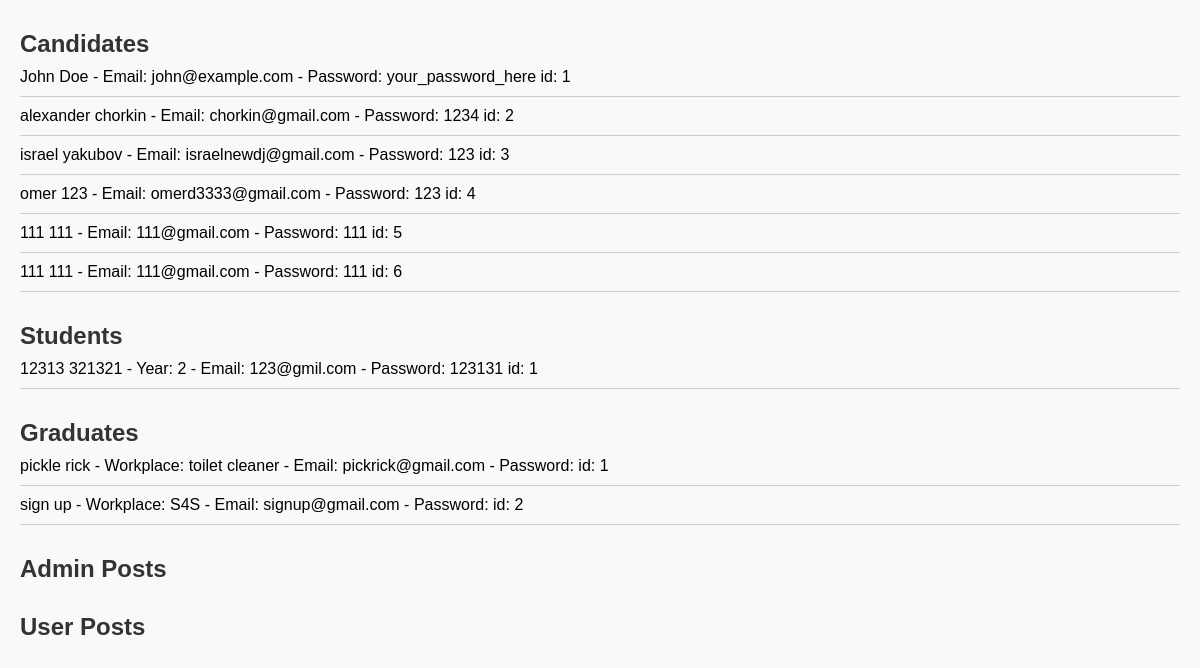
The page /data/ on the database as committed earlier.
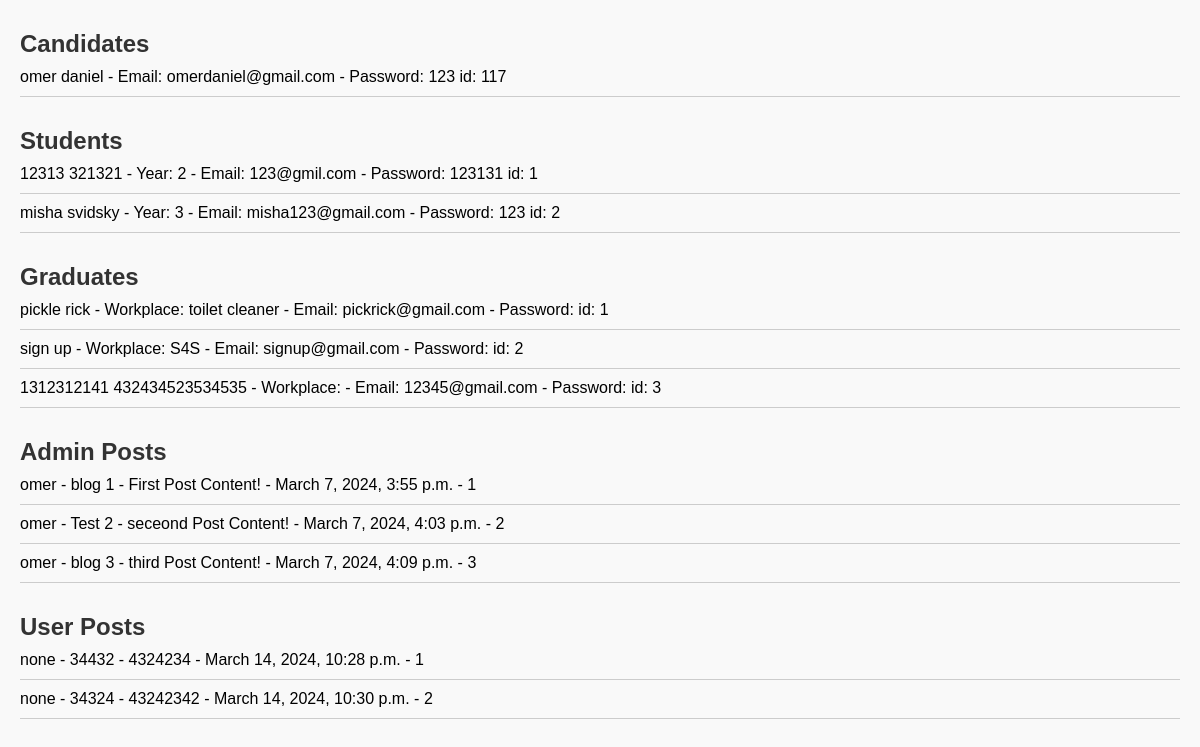
The same page on the database as committed later.
### S4S/models.py (models this page shows, shortened)
class Candidate(models.Model):
    first_name = models.CharField(max_length=100)
    last_name = models.CharField(max_length=100)
    email = models.EmailField(max_length=254)
    password = models.CharField(max_length=100)

class Student(models.Model):
    first_name = models.CharField(max_length=100)
    last_name = models.CharField(max_length=100)
    select_year = models.IntegerField()
    email = models.EmailField(max_length=254)
    password = models.CharField(max_length=100)

class Graduate(models.Model):
    first_name = models.CharField(max_length=100)
    last_name = models.CharField(max_length=100)
    work_place = models.CharField(max_length=20)
    email = models.EmailField(max_length=254)
    password = models.CharField(max_length=100)

class Post(models.Model):
    title = models.CharField(max_length=100)
    content = models.TextField()
    date_posted = models.DateTimeField(default=timezone.now)
    author = models.ForeignKey(User, on_delete=models.CASCADE)

class Post2(models.Model):
    title = models.CharField(max_length=100)
    user_name = models.CharField(default="none", max_length=100)
    content = models.TextField()
    date_posted = models.DateTimeField(default=timezone.now)

### S4S/DataVisuals.py (the view)
# urls.py: path('data/', DataVisuals.display_data, name='data'),
def display_data(request):
    candidates = Candidate.objects.all()
    students = Student.objects.all()
    graduates = Graduate.objects.all()
    posts = Post.objects.all()
    posts2 = Post2.objects.all()
    return render(request, 'display_data.html', {'candidates': candidates, 'students': students,
                                                 'graduates': graduates, 'posts': posts, 'posts2': posts2} )

### templates/display_data.html (shortened to what this page needs)
<!DOCTYPE html>
<html lang="en">
<head>
</head>
<body>
    <h1>Candidates</h1>
    <ul>
        {% for candidate in candidates %}
        <li>{{ candidate.first_name }} {{ candidate.last_name }} - Email: {{ candidate.email }} - Password: {{ candidate.password }} id: {{ candidate.id }}</li>
        {% endfor %}
    </ul>
    <h1>Students</h1>
    <ul>
        {% for student in students %}
        <li>{{ student.first_name }} {{ student.last_name }} - Year: {{ student.select_year }} - Email: {{ student.email }}
            - Password: {{ student.password }} id: {{ student.id }}</li>
        {% endfor %}
    </ul>
    <h1>Graduates</h1>
    <ul>
        {% for graduate in graduates %}
        <li>{{ graduate.first_name }} {{ graduate.last_name }} - Workplace: {{ graduate.work_place }}
            - Email: {{ graduate.email }} - Password: {{ student.password }} id: {{ graduate.id }}</li>
        {% endfor %}
    </ul>
    <h1>Admin Posts</h1>
    <ul>
        {% for post in posts %}
        <li>{{ post.author }} - {{ post.title }} - {{ post.content }} - {{ post.date_posted }} - {{ post.id }}</li>
        {% endfor %}
    </ul>
    <h1>User Posts</h1>
    <ul>
        {% for post2 in posts2 %}
        <li>{{ post2.user_name }} - {{ post2.title }} - {{ post2.content }} - {{ post2.date_posted }} - {{ post2.id }}</li>
        {% endfor %}
    </ul>
</body>
</html>

### templates/display_data.html (style rules this page uses)
body { font-family: Arial, sans-serif; margin: 20px; padding: 0; background-color: #f9f9f9; }
h1 { color: #333; font-size: 24px; margin-top: 30px; margin-bottom: 10px; }
ul { list-style: none; padding: 0; margin: 0; }
li { margin-bottom: 10px; border-bottom: 1px solid #ccc; padding-bottom: 10px; }

Rows that differ between the two databases and show on the page:
removed Candidate: first_name "John", last_name "Doe", email "john@example.com", password "your_password_here", id "1"
removed Candidate: first_name "alexander", last_name "chorkin", email "chorkin@gmail.com", password "1234", id "2"
removed Candidate: first_name "israel", last_name "yakubov", email "israelnewdj@gmail.com", password "123", id "3"
removed Candidate: first_name "omer", last_name "123", email "omerd3333@gmail.com", password "123", id "4"
removed Candidate: first_name "111", last_name "111", email "111@gmail.com", password "111", id "5"
removed Candidate: first_name "111", last_name "111", email "111@gmail.com", password "111", id "6"
added Candidate: first_name "omer", last_name "daniel", email "omerdaniel@gmail.com", password "123", id "117"
added Student: first_name "misha", last_name "svidsky", select_year "3", email "misha123@gmail.com", password "123", id "2"
added Graduate: first_name "1312312141", last_name "432434523534535", email "12345@gmail.com", id "3"
added Post: author "omer", title "blog 1", content "First Post Content!", date_posted "March 7, 2024, 3:55 p.m.", id "1"
added Post: author "omer", title "Test 2", content "seceond Post Content!", date_posted "March 7, 2024, 4:03 p.m.", id "2"
added Post: author "omer", title "blog 3", content "third Post Content!", date_posted "March 7, 2024, 4:09 p.m.", id "3"
added Post2: user_name "none", title "34432", content "4324234", date_posted "March 14, 2024, 10:28 p.m.", id "1"
added Post2: user_name "none", title "34324", content "43242342", date_posted "March 14, 2024, 10:30 p.m.", id "2"
